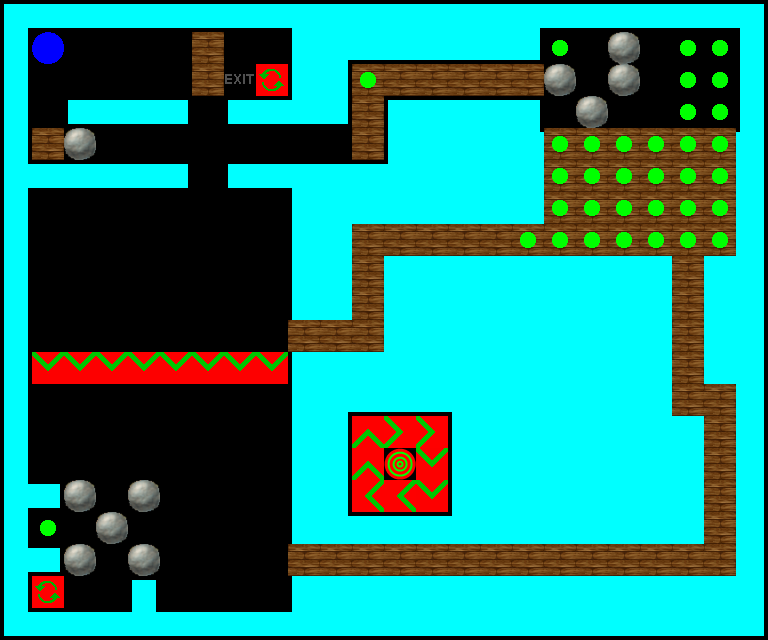

This game map was drawn from its Tiled (.tmx) file and the tilesets committed beside it. A one-line description and the full map source follow:
An orthogonal 24x20 tile map with 32x32 px tiles, 4 tile layers (Layer 0, Layer 1, Layer 2, Layer 3), 5 tilesets.

<map version="1.0" orientation="orthogonal" renderorder="right-down" width="24" height="20" tilewidth="32" tileheight="32" nextobjectid="1">
 <properties>
  <property name="Description" value="Ok, I promise you this level won't be easy!\n But I am pretty sure you will make it in the end! ;)" />
  <property name="Title" value="Level 16" />
 </properties>
 <tileset firstgid="1" name="Walls" tilewidth="32" tileheight="32" tilecount="77">
  <image source="walls.png" width="352" height="224" />
 </tileset>
 <tileset firstgid="78" name="Layer0" tilewidth="32" tileheight="32" tilecount="16">
  <image source="Layer0.png" width="256" height="64" />
 </tileset>
 <tileset firstgid="94" name="Layer1" tilewidth="32" tileheight="32" tilecount="8">
  <image source="Layer1.png" width="256" height="32" />
 </tileset>
 <tileset firstgid="102" name="Layer2" tilewidth="32" tileheight="32" tilecount="8">
  <image source="Layer2.png" width="256" height="32" />
 </tileset>
 <tileset firstgid="110" name="Layer3" tilewidth="32" tileheight="32" tilecount="8">
  <image source="Layer3.png" width="256" height="32" />
 </tileset>
 <layer name="Layer 0" width="24" height="20">
  <data encoding="csv">
5,35,35,35,35,35,35,35,35,8,2,2,2,2,2,2,9,35,35,35,35,35,35,7,
15,0,0,0,0,0,81,0,0,12,33,24,24,24,24,24,25,0,0,0,0,0,0,15,
15,0,0,0,0,0,82,78,91,12,14,89,89,89,89,89,89,0,0,0,0,0,0,15,
15,0,34,35,35,36,0,34,35,19,25,86,1,2,2,2,3,0,0,0,0,0,0,15,
15,81,0,0,0,0,0,0,0,0,0,86,12,38,38,38,22,2,2,2,2,2,2,31,
16,35,35,35,35,36,0,34,35,8,2,2,11,38,38,38,38,38,38,38,38,38,38,14,
15,0,0,0,0,0,0,0,0,12,38,38,38,38,38,38,38,38,38,38,38,38,38,14,
15,0,0,0,0,0,0,0,0,12,38,38,38,38,38,38,38,38,38,38,38,38,38,14,
15,0,0,0,0,0,0,0,0,12,38,38,38,38,38,38,38,38,38,38,38,38,38,14,
15,0,0,0,0,0,0,0,0,12,38,38,38,38,13,38,38,38,38,38,38,38,38,14,
15,0,0,0,0,0,0,0,0,12,38,38,38,38,38,38,38,38,38,38,38,38,38,14,
15,87,87,87,87,87,87,87,87,12,38,38,38,38,38,38,38,38,38,38,38,38,38,14,
15,0,0,0,0,0,0,0,0,12,33,24,24,24,44,38,38,38,38,38,38,38,38,14,
15,0,0,0,0,0,0,0,0,12,14,86,89,89,12,38,38,38,38,38,38,38,72,14,
15,0,0,0,0,0,0,0,0,12,14,86,82,87,12,38,38,38,38,38,38,38,72,14,
16,36,0,0,0,0,0,0,0,12,14,88,88,87,12,38,38,38,38,38,38,38,72,14,
15,0,0,0,0,0,0,0,0,12,22,2,2,2,11,38,38,38,38,38,38,38,72,14,
16,36,0,0,0,0,0,0,0,12,54,65,63,64,38,51,53,66,49,38,65,60,72,14,
15,91,0,0,4,0,0,0,0,12,38,38,38,38,38,38,38,38,38,38,38,38,38,14,
27,35,35,35,28,35,35,35,35,19,24,24,24,24,24,24,24,24,24,24,24,24,24,25
</data>
 </layer>
 <layer name="Layer 1" width="24" height="20">
  <data encoding="csv">
0,0,0,0,0,0,0,0,0,0,0,0,0,0,0,0,0,0,0,0,0,0,0,0,
0,0,0,0,0,0,94,0,0,0,0,0,0,0,0,0,0,0,0,0,0,0,0,0,
0,0,0,0,0,0,94,0,0,0,0,94,94,94,94,94,94,0,0,0,0,0,0,0,
0,0,0,0,0,0,0,0,0,0,0,94,0,0,0,0,0,0,0,0,0,0,0,0,
0,94,0,0,0,0,0,0,0,0,0,94,0,0,0,0,0,94,94,94,94,94,94,0,
0,0,0,0,0,0,0,0,0,0,0,0,0,0,0,0,0,94,94,94,94,94,94,0,
0,0,0,0,0,0,0,0,0,0,0,0,0,0,0,0,0,94,94,94,94,94,94,0,
0,0,0,0,0,0,0,0,0,0,0,94,94,94,94,94,94,94,94,94,94,94,94,0,
0,0,0,0,0,0,0,0,0,0,0,94,0,0,0,0,0,0,0,0,0,94,0,0,
0,0,0,0,0,0,0,0,0,0,0,94,0,0,0,0,0,0,0,0,0,94,0,0,
0,0,0,0,0,0,0,0,0,94,94,94,0,0,0,0,0,0,0,0,0,94,0,0,
0,0,0,0,0,0,0,0,0,0,0,0,0,0,0,0,0,0,0,0,0,94,0,0,
0,0,0,0,0,0,0,0,0,0,0,0,0,0,0,0,0,0,0,0,0,94,94,0,
0,0,0,0,0,0,0,0,0,0,0,0,0,0,0,0,0,0,0,0,0,0,94,0,
0,0,0,0,0,0,0,0,0,0,0,0,0,0,0,0,0,0,0,0,0,0,94,0,
0,0,0,0,0,0,0,0,0,0,0,0,0,0,0,0,0,0,0,0,0,0,94,0,
0,0,0,0,0,0,0,0,0,0,0,0,0,0,0,0,0,0,0,0,0,0,94,0,
0,0,0,0,0,0,0,0,0,94,94,94,94,94,94,94,94,94,94,94,94,94,94,0,
0,0,0,0,0,0,0,0,0,0,0,0,0,0,0,0,0,0,0,0,0,0,0,0,
0,0,0,0,0,0,0,0,0,0,0,0,0,0,0,0,0,0,0,0,0,0,0,0
</data>
 </layer>
 <layer name="Layer 2" width="24" height="20">
  <data encoding="csv">
0,0,0,0,0,0,0,0,0,0,0,0,0,0,0,0,0,0,0,0,0,0,0,0,
0,0,0,0,0,0,0,0,0,0,0,0,0,0,0,0,0,0,0,102,0,0,0,0,
0,0,0,0,0,0,0,0,0,0,0,0,0,0,0,0,0,102,0,102,0,0,0,0,
0,0,0,0,0,0,0,0,0,0,0,0,0,0,0,0,0,0,102,0,0,0,0,0,
0,0,102,0,0,0,0,0,0,0,0,0,0,0,0,0,0,0,0,0,0,0,0,0,
0,0,0,0,0,0,0,0,0,0,0,0,0,0,0,0,0,0,0,0,0,0,0,0,
0,0,0,0,0,0,0,0,0,0,0,0,0,0,0,0,0,0,0,0,0,0,0,0,
0,0,0,0,0,0,0,0,0,0,0,0,0,0,0,0,0,0,0,0,0,0,0,0,
0,0,0,0,0,0,0,0,0,0,0,0,0,0,0,0,0,0,0,0,0,0,0,0,
0,0,0,0,0,0,0,0,0,0,0,0,0,0,0,0,0,0,0,0,0,0,0,0,
0,0,0,0,0,0,0,0,0,0,0,0,0,0,0,0,0,0,0,0,0,0,0,0,
0,0,0,0,0,0,0,0,0,0,0,0,0,0,0,0,0,0,0,0,0,0,0,0,
0,0,0,0,0,0,0,0,0,0,0,0,0,0,0,0,0,0,0,0,0,0,0,0,
0,0,0,0,0,0,0,0,0,0,0,0,0,0,0,0,0,0,0,0,0,0,0,0,
0,0,0,0,0,0,0,0,0,0,0,0,0,0,0,0,0,0,0,0,0,0,0,0,
0,0,102,0,102,0,0,0,0,0,0,0,0,0,0,0,0,0,0,0,0,0,0,0,
0,0,0,102,0,0,0,0,0,0,0,0,0,0,0,0,0,0,0,0,0,0,0,0,
0,0,102,0,102,0,0,0,0,0,0,0,0,0,0,0,0,0,0,0,0,0,0,0,
0,0,0,0,0,0,0,0,0,0,0,0,0,0,0,0,0,0,0,0,0,0,0,0,
0,0,0,0,0,0,0,0,0,0,0,0,0,0,0,0,0,0,0,0,0,0,0,0
</data>
 </layer>
 <layer name="Layer 3" width="24" height="20">
  <data encoding="csv">
0,0,0,0,0,0,0,0,0,0,0,0,0,0,0,0,0,0,0,0,0,0,0,0,
0,110,0,0,0,0,0,0,0,0,0,0,0,0,0,0,0,111,0,0,0,111,111,0,
0,0,0,0,0,0,0,0,0,0,0,111,0,0,0,0,0,0,0,0,0,111,111,0,
0,0,0,0,0,0,0,0,0,0,0,0,0,0,0,0,0,0,0,0,0,111,111,0,
0,0,0,0,0,0,0,0,0,0,0,0,0,0,0,0,0,111,111,111,111,111,111,0,
0,0,0,0,0,0,0,0,0,0,0,0,0,0,0,0,0,111,111,111,111,111,111,0,
0,0,0,0,0,0,0,0,0,0,0,0,0,0,0,0,0,111,111,111,111,111,111,0,
0,0,0,0,0,0,0,0,0,0,0,0,0,0,0,0,111,111,111,111,111,111,111,0,
0,0,0,0,0,0,0,0,0,0,0,0,0,0,0,0,0,0,0,0,0,0,0,0,
0,0,0,0,0,0,0,0,0,0,0,0,0,0,0,0,0,0,0,0,0,0,0,0,
0,0,0,0,0,0,0,0,0,0,0,0,0,0,0,0,0,0,0,0,0,0,0,0,
0,0,0,0,0,0,0,0,0,0,0,0,0,0,0,0,0,0,0,0,0,0,0,0,
0,0,0,0,0,0,0,0,0,0,0,0,0,0,0,0,0,0,0,0,0,0,0,0,
0,0,0,0,0,0,0,0,0,0,0,0,0,0,0,0,0,0,0,0,0,0,0,0,
0,0,0,0,0,0,0,0,0,0,0,0,0,0,0,0,0,0,0,0,0,0,0,0,
0,0,0,0,0,0,0,0,0,0,0,0,0,0,0,0,0,0,0,0,0,0,0,0,
0,111,0,0,0,0,0,0,0,0,0,0,0,0,0,0,0,0,0,0,0,0,0,0,
0,0,0,0,0,0,0,0,0,0,0,0,0,0,0,0,0,0,0,0,0,0,0,0,
0,0,0,0,0,0,0,0,0,0,0,0,0,0,0,0,0,0,0,0,0,0,0,0,
0,0,0,0,0,0,0,0,0,0,0,0,0,0,0,0,0,0,0,0,0,0,0,0
</data>
 </layer>
</map>
